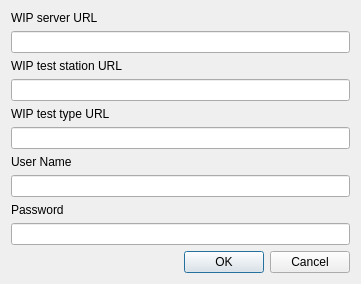
<?xml version="1.0" encoding="UTF-8"?>
<ui version="4.0">
 <class>WipConnectDlg</class>
 <widget class="QDialog" name="WipConnectDlg">
  <property name="geometry">
   <rect>
    <x>0</x>
    <y>0</y>
    <width>361</width>
    <height>272</height>
   </rect>
  </property>
  <property name="windowTitle">
   <string>Dialog</string>
  </property>
  <layout class="QVBoxLayout" name="verticalLayout">
   <item>
    <widget class="QLabel" name="label">
     <property name="text">
      <string>WIP server URL</string>
     </property>
     <property name="buddy">
      <cstring>wipServerUrlLineEdit</cstring>
     </property>
    </widget>
   </item>
   <item>
    <widget class="QLineEdit" name="wipServerUrlLineEdit"/>
   </item>
   <item>
    <widget class="QLabel" name="label_4">
     <property name="text">
      <string>WIP test station URL</string>
     </property>
     <property name="buddy">
      <cstring>wipServerUrlLineEdit</cstring>
     </property>
    </widget>
   </item>
   <item>
    <widget class="QLineEdit" name="wipTestStationUrlLineEdit"/>
   </item>
   <item>
    <widget class="QLabel" name="label_5">
     <property name="text">
      <string>WIP test type URL</string>
     </property>
     <property name="buddy">
      <cstring>wipServerUrlLineEdit</cstring>
     </property>
    </widget>
   </item>
   <item>
    <widget class="QLineEdit" name="wipTestTypeUrlLineEdit"/>
   </item>
   <item>
    <widget class="QLabel" name="label_2">
     <property name="text">
      <string>User Name</string>
     </property>
     <property name="buddy">
      <cstring>wipServerUrlLineEdit</cstring>
     </property>
    </widget>
   </item>
   <item>
    <widget class="QLineEdit" name="userNameLineEdit"/>
   </item>
   <item>
    <widget class="QLabel" name="label_3">
     <property name="text">
      <string>Password</string>
     </property>
     <property name="buddy">
      <cstring>passwordLineEdit</cstring>
     </property>
    </widget>
   </item>
   <item>
    <widget class="QLineEdit" name="passwordLineEdit"/>
   </item>
   <item>
    <spacer name="verticalSpacer">
     <property name="orientation">
      <enum>Qt::Vertical</enum>
     </property>
     <property name="sizeHint" stdset="0">
      <size>
       <width>20</width>
       <height>18</height>
      </size>
     </property>
    </spacer>
   </item>
   <item>
    <widget class="QDialogButtonBox" name="buttonBox">
     <property name="orientation">
      <enum>Qt::Horizontal</enum>
     </property>
     <property name="standardButtons">
      <set>QDialogButtonBox::Cancel|QDialogButtonBox::Ok</set>
     </property>
    </widget>
   </item>
  </layout>
 </widget>
 <resources/>
 <connections>
  <connection>
   <sender>buttonBox</sender>
   <signal>accepted()</signal>
   <receiver>WipConnectDlg</receiver>
   <slot>accept()</slot>
   <hints>
    <hint type="sourcelabel">
     <x>248</x>
     <y>254</y>
    </hint>
    <hint type="destinationlabel">
     <x>157</x>
     <y>274</y>
    </hint>
   </hints>
  </connection>
  <connection>
   <sender>buttonBox</sender>
   <signal>rejected()</signal>
   <receiver>WipConnectDlg</receiver>
   <slot>reject()</slot>
   <hints>
    <hint type="sourcelabel">
     <x>316</x>
     <y>260</y>
    </hint>
    <hint type="destinationlabel">
     <x>286</x>
     <y>274</y>
    </hint>
   </hints>
  </connection>
 </connections>
</ui>
